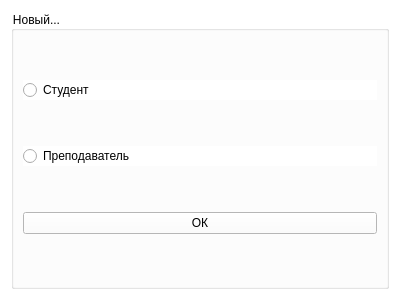
<?xml version="1.0" encoding="UTF-8"?>
<ui version="4.0">
 <class>AddForm</class>
 <widget class="QWidget" name="AddForm">
  <property name="geometry">
   <rect>
    <x>0</x>
    <y>0</y>
    <width>400</width>
    <height>300</height>
   </rect>
  </property>
  <property name="windowTitle">
   <string>Form</string>
  </property>
  <property name="autoFillBackground">
   <bool>true</bool>
  </property>
  <property name="styleSheet">
   <string notr="true">background-color: rgb(255, 255, 255)</string>
  </property>
  <layout class="QVBoxLayout" name="verticalLayout">
   <item>
    <widget class="QGroupBox" name="groupBox_new">
     <property name="styleSheet">
      <string notr="true">background-color: rgb(255, 255, 255)</string>
     </property>
     <property name="title">
      <string>Новый...</string>
     </property>
     <layout class="QVBoxLayout" name="verticalLayout_2">
      <item>
       <widget class="QRadioButton" name="radioButton_student">
        <property name="text">
         <string>Студент</string>
        </property>
       </widget>
      </item>
      <item>
       <widget class="QRadioButton" name="radioButton_teacher">
        <property name="text">
         <string>Преподаватель</string>
        </property>
       </widget>
      </item>
      <item>
       <widget class="QPushButton" name="pushButton_ok">
        <property name="styleSheet">
         <string notr="true"/>
        </property>
        <property name="text">
         <string>ОК</string>
        </property>
       </widget>
      </item>
     </layout>
    </widget>
   </item>
  </layout>
 </widget>
 <resources/>
 <connections/>
</ui>
